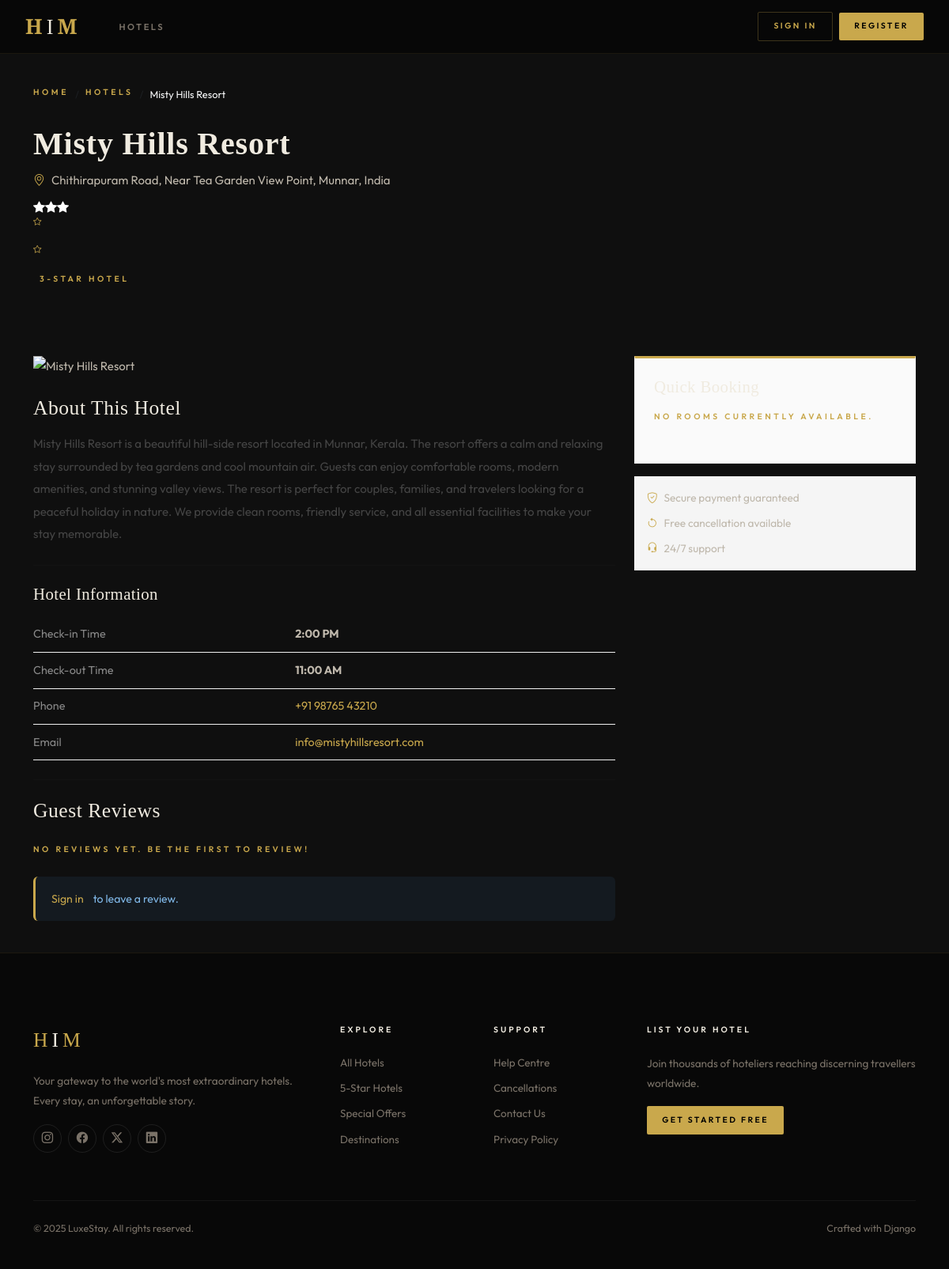
Screenshot of /hotels/misty-hills-resort/ with the database file from the repository.
### hotels/models.py (models this page shows, shortened)
class Hotel(models.Model):
    STAR_CHOICES = [(i, f'{i} Star') for i in range(1, 6)]
    owner = models.ForeignKey(User, on_delete=models.CASCADE, related_name='hotels')
    name = models.CharField(max_length=200)
    slug = models.SlugField(unique=True, blank=True)
    description = models.TextField()
    short_description = models.CharField(max_length=300)
    address = models.CharField(max_length=300)
    city = models.CharField(max_length=100)
    country = models.CharField(max_length=100)
    zip_code = models.CharField(max_length=20)
    phone = models.CharField(max_length=20)
    email = models.EmailField()
    website = models.URLField(blank=True)
    stars = models.IntegerField(choices=STAR_CHOICES, default=3)
    amenities = models.ManyToManyField(Amenity, blank=True)
    check_in_time = models.TimeField(default='14:00')
    check_out_time = models.TimeField(default='11:00')
    is_active = models.BooleanField(default=True)
    is_featured = models.BooleanField(default=False)
    latitude = models.DecimalField(max_digits=9, decimal_places=6, null=True, blank=True)
    longitude = models.DecimalField(max_digits=9, decimal_places=6, null=True, blank=True)
    created_at = models.DateTimeField(auto_now_add=True)
    updated_at = models.DateTimeField(auto_now=True)
    class Meta:
        ordering = ['-is_featured', '-created_at']
    def get_average_rating(self):
        reviews = self.reviews.all()
        if reviews.exists():
            return round(sum(r.rating for r in reviews) / reviews.count(), 1)
        return None
    def get_min_price(self):
        rooms = self.rooms.filter(is_available=True)
        if rooms.exists():
            return rooms.order_by('price_per_night').first().price_per_night
        return None

### hotels/views.py (the view, shortened to what this page needs)
# urls.py: path('<slug:slug>/', views.hotel_detail, name='hotel_detail'),
def hotel_detail(request, slug):
    hotel = get_object_or_404(Hotel, slug=slug, is_active=True)
    rooms = hotel.rooms.filter(is_available=True)
    images = hotel.images.all()
    reviews = hotel.reviews.all()[:10]
    avg_rating = hotel.get_average_rating()
    review_form = ReviewForm()
    can_review = False
    if request.user.is_authenticated:
        can_review = not hotel.reviews.filter(user=request.user).exists()
    return render(request, 'hotels/hotel_detail.html', {
        'hotel': hotel,
        'rooms': rooms,
        'images': images,
        'reviews': reviews,
        'avg_rating': avg_rating,
        'review_form': review_form,
        'can_review': can_review,
    })

### accounts/context_processors.py (called while the page is built)
def pending_approvals(request):
    count = 0
    if request.user.is_authenticated and request.user.is_staff:
        count = UserProfile.objects.filter(role='hotel_owner', owner_approval_status='pending').count()
    return {'pending_approvals_count': count}

### templates/hotels/hotel_detail.html (shortened to what this page needs)
{% extends 'base.html' %}
{% block content %}
<div class="hotel-header">
    <div class="container">
        <nav aria-label="breadcrumb">
            <ol class="breadcrumb mb-2" style="background:none; padding:0; font-size:0.8rem;">
                <li class="breadcrumb-item"><a href="{% url 'home' %}" class="filter-panel-title">Home</a></li>
                <li class="breadcrumb-item"><a href="{% url 'hotel_list' %}" class="filter-panel-title">Hotels</a></li>
                <li class="breadcrumb-item active text-light">{{ hotel.name }}</li>
            </ol>
        </nav>
        <div class="d-flex justify-content-between align-items-start flex-wrap gap-3">
            <div>
                <h1 style="font-family:'Playfair Display',serif; font-size:2.5rem;">{{ hotel.name }}</h1>
                <p class="mb-1"><i class="bi bi-geo-alt me-2 text-gold"></i>{{ hotel.address }}, {{ hotel.city }}, {{ hotel.country }}</p>
                <div class="d-flex align-items-center gap-3 mt-2">
                    <div class="rating-stars">
                        {% for i in "12345" %}{% if forloop.counter <= hotel.stars %}<i class="bi bi-star-fill"></i>{% else %}<i class="bi bi-star filter-panel-title"></i>{% endif %}{% endfor %}
                        <span class="ms-2 filter-panel-title small">{{ hotel.stars }}-Star Hotel</span>
                    </div>
                </div>
            </div>
        </div>
    </div>
</div>
<div class="container my-4">
    <div class="row g-4">
        <div class="col-lg-8">
            {% if images %}
            <div class="gallery-main mb-2">
                <img src="{{ images.0.image.url }}" alt="{{ hotel.name }}" id="mainImg">
            </div>
            {% if images.count > 1 %}
            <div class="row g-2 gallery-thumbs mb-4">
                {% for img in images %}
                <div class="col-3">
                    <img src="{{ img.image.url }}" alt="{{ img.caption }}" onclick="document.getElementById('mainImg').src=this.src"
                         class="{% if forloop.first %}active{% endif %}"
                         onmouseover="this.classList.add('active')" onmouseout="this.classList.remove('active')">
                </div>
                {% endfor %}
            </div>
            {% endif %}
            {% else %}
            <img src="https://images.unsplash.com/photo-1542314831-068cd1dbfeeb?w=900" alt="{{ hotel.name }}" class="w-100 mb-4" style="height:400px;object-fit:cover;">
            {% endif %}
            <h4 class="mb-3" style="font-family:'Playfair Display',serif;">About This Hotel</h4>
            <p style="line-height:1.9; color:#444;">{{ hotel.description }}</p>
            <hr class="my-4">
            <h5 class="mb-3" style="font-family:'Playfair Display',serif;">Hotel Information</h5>
            <table class="info-table w-100">
                <tr><td>Check-in Time</td><td><strong>{{ hotel.check_in_time|time:"g:i A" }}</strong></td></tr>
                <tr><td>Check-out Time</td><td><strong>{{ hotel.check_out_time|time:"g:i A" }}</strong></td></tr>
                <tr><td>Phone</td><td><a href="tel:{{ hotel.phone }}">{{ hotel.phone }}</a></td></tr>
                <tr><td>Email</td><td><a href="mailto:{{ hotel.email }}">{{ hotel.email }}</a></td></tr>
            </table>
            <hr class="my-4">
            <div class="d-flex justify-content-between align-items-center mb-3">
                <h4 style="font-family:'Playfair Display',serif;">Guest Reviews</h4>
            </div>
            {% for review in reviews %}
            <div class="review-card">
                <div class="d-flex justify-content-between">
                    <strong>{{ review.user.get_full_name|default:review.user.username }}</strong>
                    <div class="rating-stars" style="font-size:0.85rem;">
                        {% for i in "12345" %}{% if forloop.counter <= review.rating %}<i class="bi bi-star-fill"></i>{% else %}<i class="bi bi-star filter-panel-title"></i>{% endif %}{% endfor %}
                    </div>
                </div>
                <p class="small filter-panel-title mb-1">{{ review.created_at|date:"F j, Y" }}</p>
                <strong class="small">{{ review.title }}</strong>
                <p class="small mt-1 mb-0" style="color:#444; line-height:1.7;">{{ review.comment }}</p>
                <div class="d-flex gap-3 mt-2" style="font-size:0.75rem; color:#888;">
                    <span>Cleanliness: <strong>{{ review.cleanliness }}/5</strong></span>
                    <span>Service: <strong>{{ review.service }}/5</strong></span>
                    <span>Value: <strong>{{ review.value }}/5</strong></span>
                </div>
            </div>
            {% empty %}
            <p class="filter-panel-title">No reviews yet. Be the first to review!</p>
            {% endfor %}
            {% if user.is_authenticated and can_review %}
            <div class="mt-4 p-4" style="background:#f9f9f9; border-top: 3px solid var(--gold);">
                <h5 class="mb-3" style="font-family:'Playfair Display',serif;">Write a Review</h5>
                <form method="post">
                    {% csrf_token %}
                    <div class="row g-3">
                        <div class="col-md-6">
                            <label class="form-label small filter-panel-title">Overall Rating</label>
                            {{ review_form.rating }}
                        </div>
                        <div class="col-md-6">
                            <label class="form-label small filter-panel-title">Review Title</label>
                            {{ review_form.title }}
                        </div>
                        <div class="col-12">
                            <label class="form-label small filter-panel-title">Your Review</label>
                            {{ review_form.comment }}
                        </div>
                        <div class="col-md-3">
                            <label class="form-label small filter-panel-title">Cleanliness</label>{{ review_form.cleanliness }}
                        </div>
                        <div class="col-md-3">
                            <label class="form-label small filter-panel-title">Service</label>{{ review_form.service }}
                        </div>
                        <div class="col-md-3">
                            <label class="form-label small filter-panel-title">Location</label>{{ review_form.location }}
                        </div>
                        <div class="col-md-3">
                            <label class="form-label small filter-panel-title">Value</label>{{ review_form.value }}
                        </div>
                        <div class="col-12">
                            <button type="submit" class="btn btn-gold">Submit Review</button>
                        </div>
                    </div>
                </form>
            </div>
            {% elif not user.is_authenticated %}
            <div class="alert alert-info border-0 mt-3" style="border-left: 3px solid var(--gold) !important;">
                <a href="{% url 'login' %}">Sign in</a> to leave a review.
            </div>
            {% endif %}
        </div>
        <div class="col-lg-4">
            <div class="sticky-booking">
                <div class="p-4" style="background:#fafafa; border: 1px solid #eee; border-top: 3px solid var(--gold);">
                    <h5 class="mb-3" style="font-family:'Playfair Display',serif;">Quick Booking</h5>
                    {% if rooms %}
                    <p class="small filter-panel-title">Select a room below to complete your booking.</p>
                    {% for room in rooms %}
                    <div class="d-flex justify-content-between align-items-center py-2 border-bottom">
                        <div>
                            <div class="fw-bold small">{{ room.name }}</div>
                            <div class="filter-panel-title" style="font-size:0.75rem;"><i class="bi bi-people me-1"></i>{{ room.capacity }} guests</div>
                        </div>
                        <div class="text-end">
                            <div class="text-gold fw-bold">${{ room.price_per_night }}</div>
                            <div class="filter-panel-title" style="font-size:0.7rem;">/night</div>
                        </div>
                    </div>
                    {% endfor %}
                    <div class="mt-3">
                        {% if user.is_authenticated %}
                        <a href="{% url 'book_room' rooms.0.id %}" class="btn btn-gold w-100">Book Now</a>
                        {% else %}
                        <a href="{% url 'login' %}" class="btn btn-gold w-100">Sign In to Book</a>
                        {% endif %}
                    </div>
                    {% else %}
                    <p class="filter-panel-title small">No rooms currently available.</p>
                    {% endif %}
                </div>
                <div class="mt-3 p-3" style="background:#f5f5f5; font-size:0.85rem;">
                    <div class="d-flex gap-2 mb-2"><i class="bi bi-shield-check text-gold"></i><span>Secure payment guaranteed</span></div>
                    <div class="d-flex gap-2 mb-2"><i class="bi bi-arrow-counterclockwise text-gold"></i><span>Free cancellation available</span></div>
                    <div class="d-flex gap-2"><i class="bi bi-headset text-gold"></i><span>24/7 support</span></div>
                </div>
            </div>
        </div>
    </div>
</div>
{% endblock %}

### static/css/luxe.css (style rules this page uses)
:root { --gold: #C9A84C; --gold-lt: #E8C96A; --gold-dk: #8a6f2e; --gold-bg: rgba(201,168,76,.10); --gold-bd: rgba(201,168,76,.28); --bg0: #080808; --bg1: #0F0F0F; --bg2: #161616; --bg3: #1E1E1E; --bg4: #262626; --ink: #F0EBE0; --ink-2: #BFB8AC; --ink-3: #7A7268; --ok: #4FA87A; --warn: #D4933C; --bad: #B85050; --info: #4A86C0; --r1: 2px; --r2: 6px; --r3: 12px; --r4: 20px; --sh-s: 0 2px 16px rgba(0,0,0,.35); --sh-m: 0 8px 48px rgba(0,0,0,.55); --sh-l: 0 24px 80px rgba(0,0,0,.65); --sh-g: 0 0 40px rgba(201,168,76,.12); --ease: cubic-bezier(.4,0,.2,1); --t1: .2s; --t2: .4s; --t3: .7s; }
*, *::before, *::after { box-sizing: border-box; }
html { scroll-behavior: smooth; }
body { font-family: 'Outfit', sans-serif; font-size: 15px; font-weight: 400; line-height: 1.75; background: var(--bg1); color: var(--ink-2); -webkit-font-smoothing: antialiased; overflow-x: hidden; }
h1,h2,h3,h4,h5,h6 { font-family: 'Cormorant Garamond', serif; color: var(--ink); line-height: 1.2; letter-spacing: .02em; }
h1 { font-size: clamp(2.4rem, 5vw, 4.2rem); font-weight: 700; }
h4 { font-size: 1.6rem; }
h5 { font-size: 1.3rem; }
p { color: var(--ink-2); line-height: 1.8; }
a { color: var(--gold); text-decoration: none; transition: color var(--t1) var(--ease); }
hr { border-color: rgba(255,255,255,.06); }
.alert { border: none; border-left: 3px solid; border-radius: var(--r2); padding: 1rem 1.25rem; display: flex; align-items: center; gap: .75rem; font-size: .88rem; }
.alert-info { background: rgba(74,134,192,.09); border-left-color: var(--info); color: #80b8e8; }
.filter-panel-title { font-size: .65rem; font-weight: 600; letter-spacing: 3.5px; text-transform: uppercase; color: var(--gold); margin-bottom: 1.5rem; display: flex; align-items: center; gap: .5rem; }
.text-gold { color: var(--gold) !important; }

### templates/hotels/hotel_detail.html (style rules this page uses)
.hotel-header { background: var(--dark); color: white; padding: 2.5rem 0; }
.sticky-booking { position: sticky; top: 80px; }
.info-table td { padding: 0.6rem 0; border-bottom: 1px solid #f0f0f0; font-size: 0.9rem; }
.info-table td:first-child { color: #888; width: 45%; }

### rows the page displays
Hotel: name "Misty Hills Resort", address "Chithirapuram Road, Near Tea Garden View Point", city "Munnar", country "India", stars "3", description "Misty Hills Resort is a beautiful hill-side resort located in Munnar, Kerala. The resort offers a calm and relaxing stay surrounded by tea gardens and cool mountain air. Guests can enjoy comfortable rooms, modern amenities, and stunning valley views. The resort is perfect for couples, families, and travelers looking for a peaceful holiday in nature. We provide clean rooms, friendly service, and all essential facilities to make your stay memorable.", check_in_time "2:00 PM", check_out_time "11:00 AM", phone "+91 98765 43210", email "info@mistyhillsresort.com"
